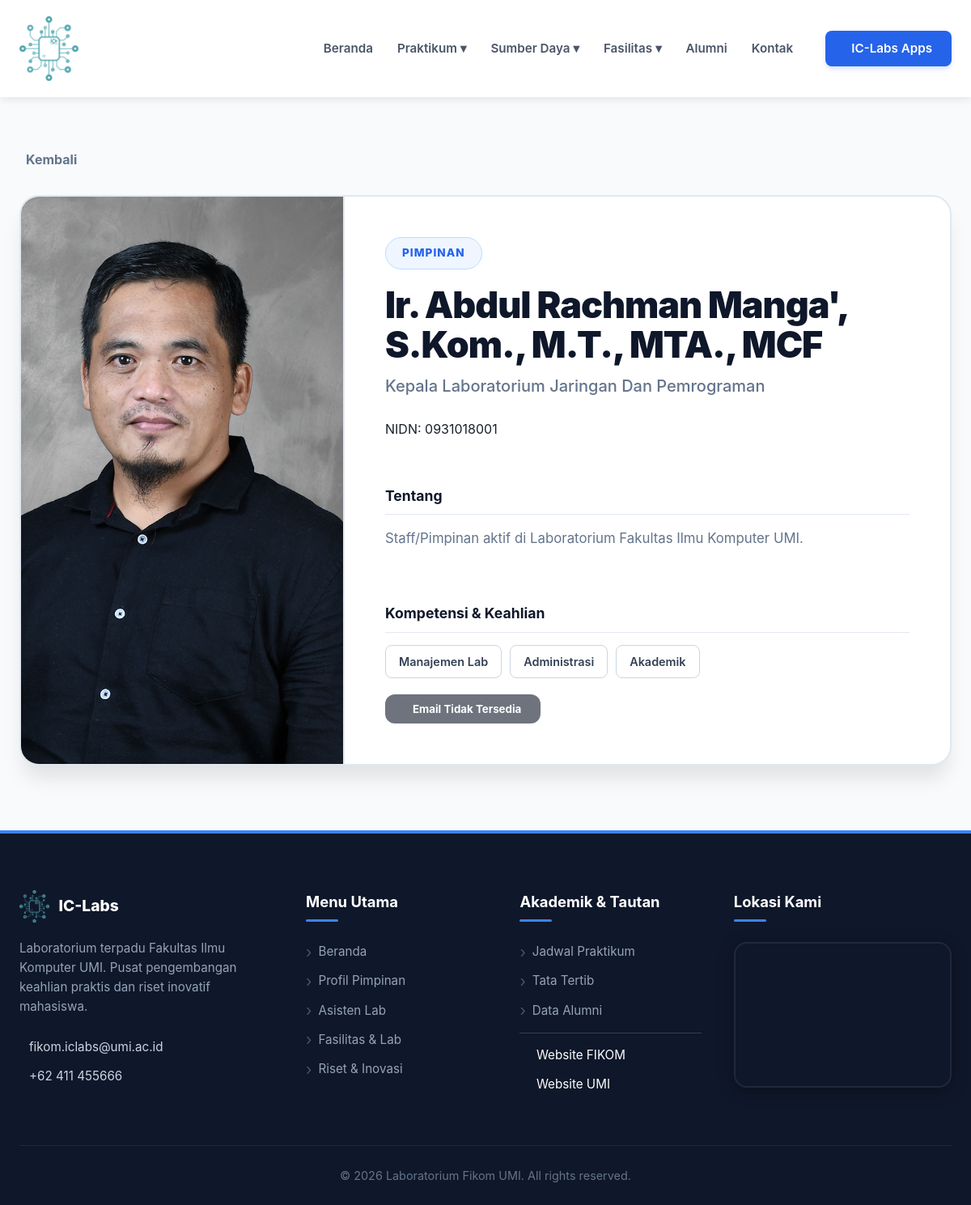
Screenshot of /public/index.php?page=detail-asisten&id=1&type=manajemen with the database file from the repository.
### tables this page shows
CREATE TABLE `manajemen` (
  `idManajemen` int(11) NOT NULL,
  `nama` varchar(100) NOT NULL,
  `nidn` varchar(20) DEFAULT NULL,
  `jabatan` varchar(100) DEFAULT NULL,
  `foto` varchar(255) DEFAULT NULL,
  `urutanTampilan` int(11) DEFAULT 0
);

### app/controllers/AsistenController.php (called while the page is built, shortened)
<?php
class AsistenController extends Controller {
    public function detail($params = []) {
        $id = $params['id'] ?? null;
        $this->view('sumberdaya/detail-asisten', ['id' => $id]);
    }
}

### app/views/sumberdaya/detail-asisten.php (the view, shortened to what this page needs)
<?php
global $pdo;
$id = 0;
if (isset($data['id'])) {
    $id = $data['id'];
} elseif (isset($_GET['id'])) {
    $id = $_GET['id'];
}
$type = $_GET['type'] ?? 'asisten';
$dataDetail = null;
$backLink = 'index.php?page=asisten';
try {
    if ($type === 'manajemen') {
        $stmt = $pdo->prepare("SELECT * FROM manajemen WHERE idManajemen = ?");
        $stmt->execute([$id]);
        $row = $stmt->fetch(PDO::FETCH_ASSOC);
        $backLink = PUBLIC_URL . '/kepala';
        if ($row) {
            $isKepala = stripos(($row['jabatan'] ?? ''), 'Kepala') !== false;
            $badgeStyle = $isKepala
                ? 'background: #eff6ff; color: #2563eb; border: 1px solid #bfdbfe;'
                : 'background: #f1f5f9; color: #64748b; border: 1px solid #e2e8f0;';
            $dataDetail = [
                'nama'      => $row['nama'] ?? 'Tanpa Nama',
                'jabatan'   => $row['jabatan'] ?? '-',
                'kategori'  => $isKepala ? 'Pimpinan' : 'Staff Laboratorium',
                'sub_info'  => !empty($row['nidn']) ? 'NIDN: ' . $row['nidn'] : 'Fakultas Ilmu Komputer',
                'sub_icon'  => 'ri-id-card-line',
                'foto'      => $row['foto'] ?? '',
                'email'     => $row['email'] ?? '-',
                'bio'       => "Staff/Pimpinan aktif di Laboratorium Fakultas Ilmu Komputer UMI.",
                'skills'    => ['Manajemen Lab', 'Administrasi', 'Akademik'],
                'badge_style' => $badgeStyle
            ];
        }
    }
} catch (PDOException $e) {
}
function getDetailPhoto($name, $fotoName) {
    $namaEnc = urlencode($name);
    $imgUrl = "https://ui-avatars.com/api/?name={$namaEnc}&background=f1f5f9&color=64748b&size=512&font-size=0.35&bold=true";
    if (!empty($fotoName)) {
        $pathFisik = ROOT_PROJECT . "/public/assets/uploads/" . $fotoName;
        if (file_exists($pathFisik)) {
            return (defined('ASSETS_URL') ? ASSETS_URL : 'assets') . "/assets/uploads/" . $fotoName;
        }
    }
    return $imgUrl;
}
?>
<section class="sumberdaya-section" style="padding-top: 100px !important; padding-bottom: 80px;">
    <div class="container">
        <?php if ($dataDetail) : ?>
            <div class="detail-nav">
                <a href="<?= $backLink ?>" class="btn-back">
                    <i class="ri-arrow-left-line"></i> Kembali
                </a>
            </div>
            <div class="profile-wrapper">
                <div class="profile-image">
                    <img src="<?= getDetailPhoto($dataDetail['nama'], $dataDetail['foto']) ?>"
                         alt="<?= htmlspecialchars($dataDetail['nama']) ?>">
                </div>
                <div class="profile-content">
                    <span style="
                        display: inline-block !important;
                        width: fit-content !important;
                        align-self: flex-start !important;
                        padding: 8px 20px;
                        border-radius: 50px;
                        font-size: 0.85rem;
                        font-weight: 800;
                        text-transform: uppercase;
                        letter-spacing: 1px;
                        margin-bottom: 20px;
                        <?= $dataDetail['badge_style'] ?>
                    ">
                        <?= htmlspecialchars($dataDetail['kategori']); ?>
                    </span>
                    <h1 class="profile-name">
                        <?= htmlspecialchars($dataDetail['nama']); ?>
                    </h1>
                    <span class="profile-role">
                        <?= htmlspecialchars($dataDetail['jabatan']); ?>
                    </span>
                    <div class="specialization-box">
                        <div class="member-specialization">
                            <?= htmlspecialchars($dataDetail['sub_info']); ?>
                        </div>
                    </div>
                    <h4 class="section-title" style="margin-top: 30px;">Tentang</h4>
                    <p class="profile-bio"><?= nl2br(htmlspecialchars($dataDetail['bio'])); ?></p>
                    <h4 class="section-title mt-30">Kompetensi & Keahlian</h4>
                    <div class="skills-container">
                        <?php if(!empty($dataDetail['skills'])): ?>
                            <?php foreach($dataDetail['skills'] as $skill): ?>
                                <span class="skill-tag"><?= htmlspecialchars($skill); ?></span>
                            <?php endforeach; ?>
                        <?php else: ?>
                            <span class="skill-tag">-</span>
                        <?php endif; ?>
                    </div>
                    <div class="contact-wrapper">
                        <?php if($dataDetail['email'] !== '-'): ?>
                            <a href="mailto:<?= htmlspecialchars($dataDetail['email']); ?>" class="btn-contact">
                                <i class="ri-mail-send-line"></i> Kirim Email
                            </a>
                        <?php else: ?>
                            <button class="btn-contact btn-disabled" disabled style="opacity: 0.6; cursor: not-allowed;">
                                <i class="ri-mail-forbid-line"></i> Email Tidak Tersedia
                            </button>
                        <?php endif; ?>
                    </div>
                </div>
            </div>
        <?php endif; ?>
    </div>
</section>

### public/css/variables.css (style rules this page uses)
:root { --primary-navy: #1e3a8a; --primary-blue: #2563eb; --hover-blue: #1e40af; --bg-light: #f8fbff; --bg-white: #ffffff; --bg-soft: #eff6ff; --text-dark: #1a202c; --text-grey: #4a5568; --text-light: #dbeafe; --border-color: #e2e8f0; --border-blue: #eff6ff; --shadow-soft: 0 4px 12px rgba(30, 58, 138, 0.05); --container-width: 1280px; --font-main: 'Inter', 'Segoe UI', sans-serif; --radius-card: 15px; --radius-btn: 50px; }

### public/css/style.css (style rules this page uses)
* { margin: 0; padding: 0; box-sizing: border-box; font-family: "Inter", "Segoe UI", sans-serif; }
body { background-color: #f8fbff; color: #1a202c; line-height: 1.6; padding-top: 80px; }
html, body { max-width: 100%; overflow-x: hidden; }
.container { width: 100%; max-width: 1200px; margin: 0 auto; padding: 0 24px; }
h1, h2, h3, h4 { color: #1e3a8a; font-weight: 800; }
a { text-decoration: none; transition: 0.3s ease; }
img { max-width: 100%; display: block; }

### public/css/sumberdaya.css (style rules this page uses)
:root { --primary: #2563eb; --primary-dark: #1d4ed8; --text-dark: #0f172a; --text-gray: #64748b; --bg-light: #f8fafc; --border: #e2e8f0; --card-bg: #ffffff; --shadow-sm: 0 4px 6px -1px rgba(0, 0, 0, 0.05); --shadow-md: 0 20px 25px -5px rgba(0, 0, 0, 0.1); }
.sumberdaya-section { padding-top: 100px; padding-bottom: 80px; background-color: var(--bg-light); min-height: 100vh; font-family: "Inter", system-ui, -apple-system, sans-serif; }
.container { max-width: 1200px; margin: 0 auto; padding: 0 24px; }
.detail-nav { margin-top: 0; margin-bottom: 30px; display: block; }
.profile-wrapper { display: flex; background: #ffffff; border: 2px solid var(--border); border-radius: 24px; overflow: hidden; box-shadow: var(--shadow-md); margin-top: 20px; align-items: stretch; }
.profile-image { flex: 0 0 400px; background: #f1f5f9; position: relative; border-right: 2px solid var(--border); aspect-ratio: 3 / 4; overflow: hidden; }
.profile-image img { width: 100%; height: 100%; object-fit: cover; object-position: center top; position: absolute; top: 0; left: 0; }
.profile-content { flex: 1; padding: 50px; display: flex; flex-direction: column; justify-content: flex-start; }
.profile-name { margin-bottom: 10px; font-size: 2.8rem; line-height: 1.1; color: var(--text-dark); font-weight: 900; letter-spacing: -1px; }
.profile-role { font-size: 1.25rem; color: var(--text-gray); font-weight: 500; display: block; margin-bottom: 25px; }
.specialization-box { margin-bottom: 25px; display: flex; flex-direction: column; gap: 8px; }
.profile-bio { color: var(--text-gray); font-size: 1.05rem; line-height: 1.7; margin-bottom: 30px; }
.section-title { font-size: 1.1rem; font-weight: 700; color: var(--text-dark); margin-bottom: 15px; border-bottom: 1px solid var(--border); padding-bottom: 8px; }
.section-title.mt-30 { margin-top: 35px; }
.btn-back { text-decoration: none; color: var(--text-gray); font-weight: 700; display: inline-flex; align-items: center; gap: 8px; transition: color 0.2s; }
.skills-container { display: flex; flex-wrap: wrap; gap: 10px; }
.skill-tag { background: #ffffff; border: 1px solid #cbd5e1; color: #334155; padding: 8px 16px; border-radius: 8px; font-size: 0.9rem; font-weight: 600; }
.contact-wrapper { margin-top: auto; padding-top: 20px; }
.btn-contact { background: var(--text-dark); color: #fff; padding: 10px 24px; border-radius: 12px; text-decoration: none; font-weight: 700; display: inline-flex; gap: 10px; align-items: center; transition: all 0.2s; border: none; cursor: pointer; }

### rows the page displays
manajemen: nama+foto (picture), nama "Ir. Abdul Rachman Manga', S.Kom., M.T., MTA., MCF", jabatan "Kepala Laboratorium Jaringan Dan Pemrograman"

### other values shown
$dataDetail['kategori'] "PIMPINAN"
$dataDetail['sub_info'] "NIDN: 0931018001"
$dataDetail['bio'] "Staff/Pimpinan aktif di Laboratorium Fakultas Ilmu Komputer UMI."
$skill "Manajemen Lab"
$skill "Administrasi"
$skill "Akademik"
